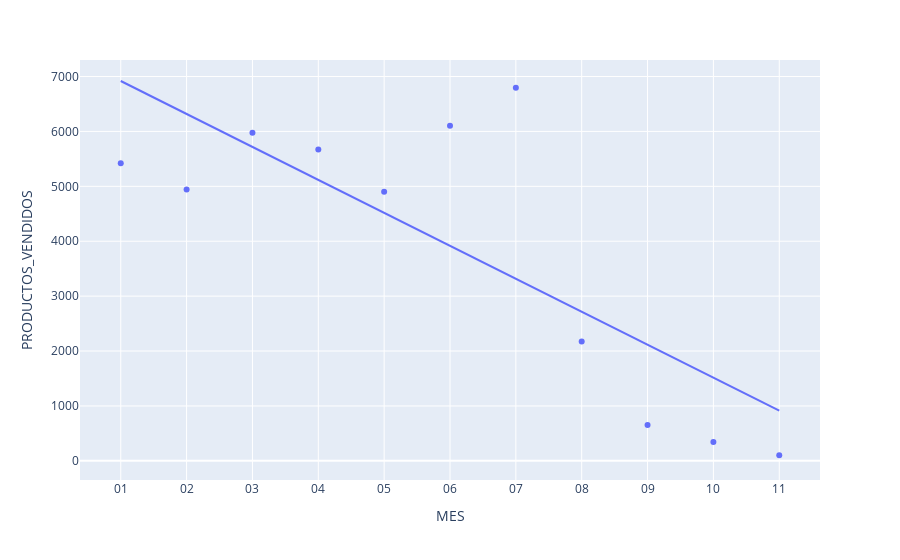

The cell this chart's notebook holds for it:
### Code cell
monto_fig = px.scatter(productos_vendidos_mes, x=productos_vendidos_mes['MES'], y=productos_vendidos_mes['PRODUCTOS_VENDIDOS'], trendline="ols")
monto_fig

### Figure 1 — Plotly figure (JSON) as saved in the notebook; plotly's stock layout.template omitted (floating-point values rounded to 4 significant figures)
{"data": [{"hovertemplate": "MES=%{x}<br>PRODUCTOS_VENDIDOS=%{y}<extra></extra>", "legendgroup": "", "marker": {"color": "#636efa", "symbol": "circle"}, "mode": "markers", "name": "", "orientation": "v", "showlegend": false, "type": "scatter", "x": ["01", "02", "03", "04", "05", "06", "07", "08", "09", "10", "11"], "xaxis": "x", "y": [5420, 4941, 5975, 5672, 4902, 6102, 6794, 2176, 654, 343, 102], "yaxis": "y"}, {"hovertemplate": "<b>OLS trendline</b><br>PRODUCTOS_VENDIDOS = -600.409 * MES + 7518.91<br>R<sup>2</sup>=0.604017<br><br>MES=%{x}<br>PRODUCTOS_VENDIDOS=%{y} <b>(trend)</b><extra></extra>", "legendgroup": "", "marker": {"color": "#636efa", "symbol": "circle"}, "mode": "lines", "name": "", "showlegend": false, "type": "scatter", "x": ["01", "02", "03", "04", "05", "06", "07", "08", "09", "10", "11"], "xaxis": "x", "y": [6918.0, 6318.0, 5718.0, 5117.0, 4517.0, 3916.0, 3316.0, 2716.0, 2115.0, 1515.0, 914.4], "yaxis": "y"}], "layout": {"legend": {"tracegroupgap": 0}, "margin": {"t": 60}, "xaxis": {"anchor": "y", "domain": [0, 1], "title": {"text": "MES"}}, "yaxis": {"anchor": "x", "domain": [0, 1], "title": {"text": "PRODUCTOS_VENDIDOS"}}}}
